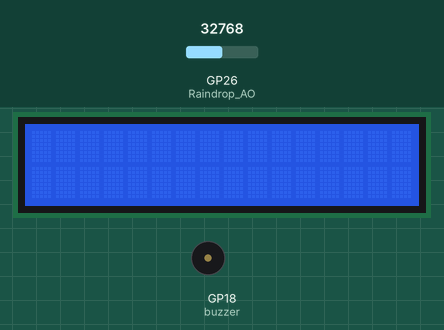
Recording of a program running on a simulated Raspberry Pi Pico running MicroPython. On the bench: 16×2 character LCD, buzzer (waves = sounding). Inputs (shaded band) come from the test bench; at power-on: GP26 (Raindrop_AO) = 32768 (analog values on the 0–65535 scale). Library files of the repository ran but are not shown: i2c_lcd.py.

Above: at 1.2 s.
1.3 s: GP26 (Raindrop_AO) set to 30976
2.8 s: GP26 (Raindrop_AO) set to 29008
At 3.1 s:
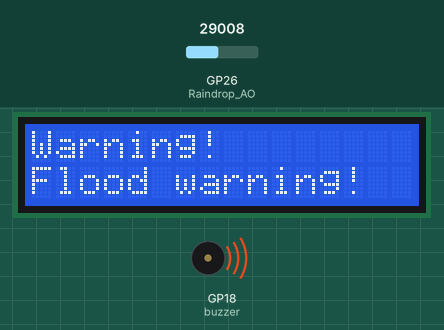
5.8 s: GP26 (Raindrop_AO) set to 30655
7.3 s: GP26 (Raindrop_AO) set to 29345
At 8.1 s:
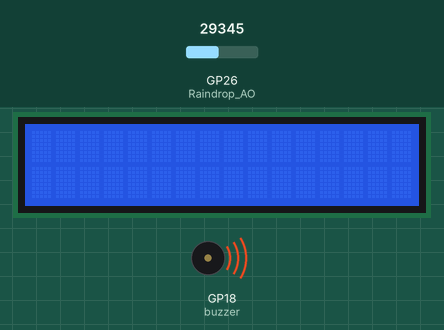
Timing chart, 0 to 11.3 s (numbered marks = the images above; inputs shaded):
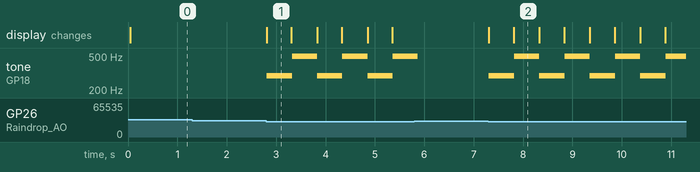

The program:

main.py
```python
from machine import Pin,ADC,PWM,I2C
from i2c_lcd import I2cLcd
from time import sleep

DEFAULT_I2C_ADDR = 0x27     # LCD 1602 I2C address
Raindrop_AO = ADC(0)        # ADC0 multiplexing pin is GP26
Buzzer = 18                 # Passive Buzzer Pin Definition
buzzer = PWM(Pin(Buzzer))

def setup():
    global lcd
    i2c = I2C(0,sda=Pin(0),scl=Pin(1),freq=400000)
    lcd = I2cLcd(i2c, DEFAULT_I2C_ADDR, 2, 16)
def loop():
    while True:
        text = 'Warning!\nFlood warning!'        # show alert information
        adc_Raindrop = Raindrop_AO.read_u16()
        if adc_Raindrop < 30000:
            lcd.putstr(text)
            buzzer.duty_u16(1000)
            buzzer.freq(294)
            sleep(0.5)
            lcd.clear()
            buzzer.freq(495)
            sleep(0.5)
        else:
            buzzer.duty_u16(0)

if __name__ == '__main__':
    setup()
    loop()
```

Measured:
- the behaviour switches between 30000 and 29984 on GP26 (Raindrop_AO) (found by bisection; images 0 and 1)
- after the input at 1.3 s, every drawn part: stays the same
- after the input at 2.8 s, tone on GP18 (buzzer): alternates 495 Hz for 0.51 s and 294 Hz for 0.51 s, starting at once; the display: changes at once (image 1)
- after the input at 7.3 s, tone on GP18 (buzzer): alternates 495 Hz for 0.51 s and 294 Hz for 0.51 s, starting at once; the display: first changes at once (image 2 shows a later state)
- what the display in image 1 shows lasts 0.5 s, from 2.8 s to 3.3 s
